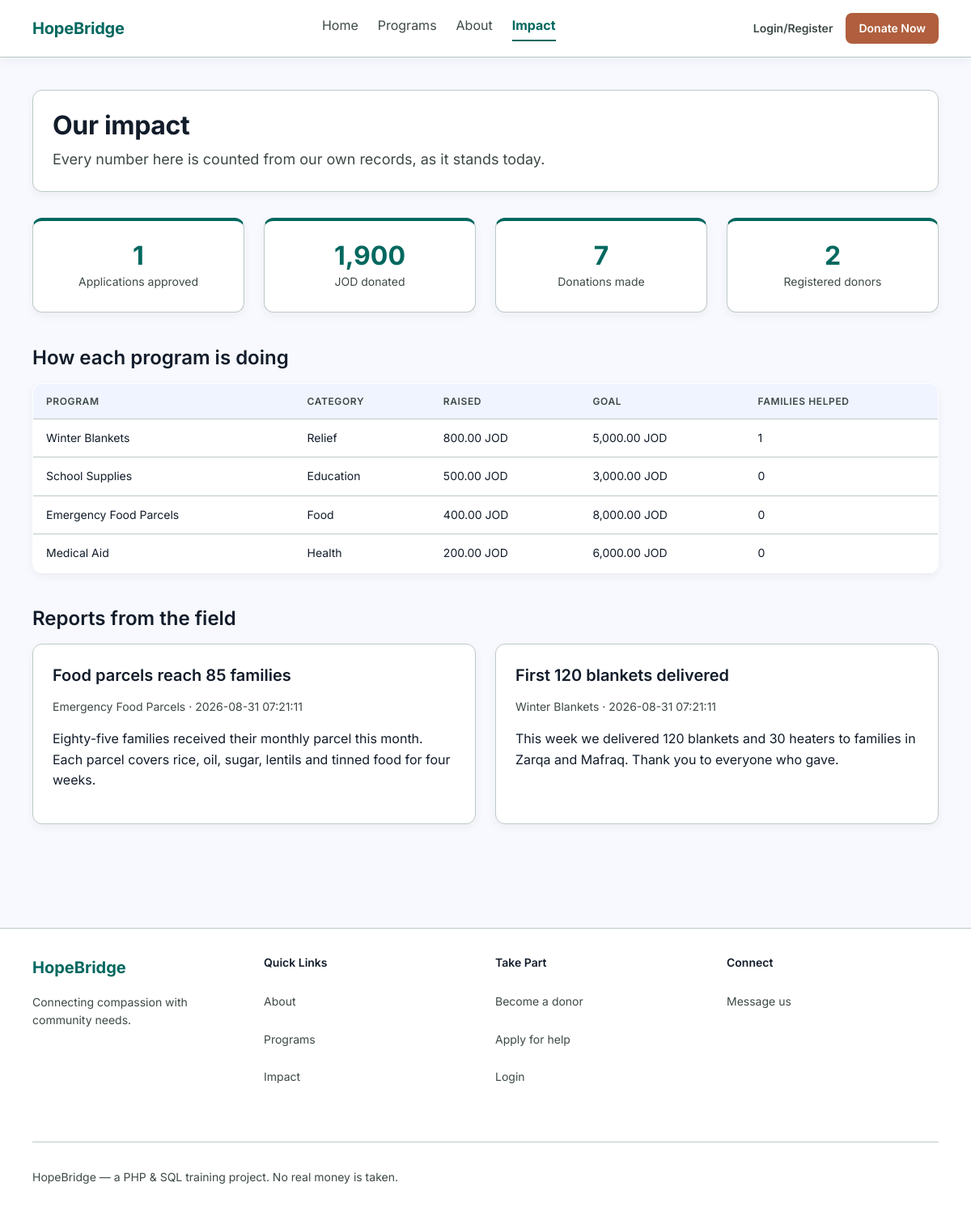
The page /impact.php on the database its author committed.
### tables this page shows
CREATE TABLE updates (
    id INT AUTO_INCREMENT PRIMARY KEY,
    program_id INT NOT NULL,
    title VARCHAR(150) NOT NULL,
    body TEXT NOT NULL,
    created_at DATETIME DEFAULT CURRENT_TIMESTAMP,
    FOREIGN KEY (program_id) REFERENCES programs(id)
);

CREATE TABLE programs (
    id INT AUTO_INCREMENT PRIMARY KEY,
    title VARCHAR(150) NOT NULL,
    description TEXT,
    category VARCHAR(40) NOT NULL DEFAULT 'General',    
    image VARCHAR(120),                                 
    eligibility TEXT,
    goal_amount DECIMAL(10,2) NOT NULL,
    active TINYINT NOT NULL DEFAULT 1,
    created_at DATETIME DEFAULT CURRENT_TIMESTAMP
);

### impact.php (the view, shortened to what this page needs)
<?php
require 'config.php';
$helped  = $pdo->query("SELECT COUNT(*) AS total FROM requests WHERE status = 'approved'")->fetch();
$given   = $pdo->query('SELECT COALESCE(SUM(amount), 0) AS total, COUNT(*) AS times FROM donations')->fetch();
$donors  = $pdo->query("SELECT COUNT(*) AS total FROM users WHERE role = 'donor'")->fetch();
$programs = $pdo->query('SELECT programs.title,
                                programs.category,
                                programs.goal_amount,
                                COALESCE(SUM(donations.amount), 0) AS raised,
                                (SELECT COUNT(*) FROM requests
                                 WHERE requests.program_id = programs.id
                                   AND requests.status = "approved") AS helped
                         FROM programs
                         LEFT JOIN donations ON donations.program_id = programs.id
                         WHERE programs.active = 1
                         GROUP BY programs.id
                         ORDER BY raised DESC')->fetchAll();
$updates = $pdo->query('SELECT updates.*, programs.title AS program_title
                        FROM updates
                        JOIN programs ON programs.id = updates.program_id
                        ORDER BY updates.id DESC')->fetchAll();
include 'header.php';
?>
<div class="page-head">
    <div>
        <h1>Our impact</h1>
        <p class="subtitle">Every number here is counted from our own records, as it stands today.</p>
    </div>
</div>
<div class="stats">
    <div class="stat">
        <span class="number"><?php echo number_format($helped['total']); ?></span>
        <span class="label">Applications approved</span>
    </div>
    <div class="stat">
        <span class="number"><?php echo number_format($given['total'], 0); ?></span>
        <span class="label">JOD donated</span>
    </div>
    <div class="stat">
        <span class="number"><?php echo number_format($given['times']); ?></span>
        <span class="label">Donations made</span>
    </div>
    <div class="stat">
        <span class="number"><?php echo number_format($donors['total']); ?></span>
        <span class="label">Registered donors</span>
    </div>
</div>
<h2>How each program is doing</h2>
<?php if (count($programs) === 0) { ?>
    <p class="empty">There are no programs running at the moment.</p>
<?php } else { ?>
    <table>
        <tr>
            <th>Program</th>
            <th>Category</th>
            <th>Raised</th>
            <th>Goal</th>
            <th>Families helped</th>
        </tr>
        <?php foreach ($programs as $program) { ?>
            <tr>
                <td><?php echo htmlspecialchars($program['title']); ?></td>
                <td><?php echo htmlspecialchars($program['category']); ?></td>
                <td><?php echo number_format($program['raised'], 2); ?> JOD</td>
                <td><?php echo number_format($program['goal_amount'], 2); ?> JOD</td>
                <td><?php echo $program['helped']; ?></td>
            </tr>
        <?php } ?>
    </table>
<?php } ?>
<h2>Reports from the field</h2>
<?php if (count($updates) === 0) { ?>
    <p class="empty">No reports have been published yet.</p>
<?php } else { ?>
    <div class="grid two">
        <?php foreach ($updates as $update) { ?>
            <div class="card">
                <h3><?php echo htmlspecialchars($update['title']); ?></h3>
                <p class="raised">
                    <?php echo htmlspecialchars($update['program_title']); ?>
                    &middot; <?php echo $update['created_at']; ?>
                </p>
                <p><?php echo nl2br(htmlspecialchars($update['body'])); ?></p>
            </div>
        <?php } ?>
    </div>
<?php } ?>
<?php include 'footer.php'; ?>

### style.css (style rules this page uses)
:root { --primary: #00685f; --primary-strong: #008378; --accent: #b05e3d; --accent-strong: #924628; --secondary: #0058be; --bg: #f8f9ff; --card: #ffffff; --tint: #eff4ff; --ink: #121c2a; --muted: #3d4947; --line: #bcc9c6; --error: #ba1a1a; --error-bg: #ffdad6; --error-ink: #93000a; --ok-bg: #d7f2ec; --warn-bg: #ffdbce; --warn-ink: #773215; --r-sm: 4px; --r: 8px; --r-md: 12px; --r-full: 999px; --lift-1: 0 4px 12px rgba(0, 0, 0, 0.05); --lift-2: 0 8px 24px rgba(0, 0, 0, 0.10); --ease: cubic-bezier(0.2, 0, 0, 1); --dur-1: 120ms; --dur-2: 220ms; }
* { box-sizing: border-box; }
* { -webkit-tap-highlight-color: rgba(0, 104, 95, 0.10); }
body { margin: 0; background: var(--bg); color: var(--ink); font-family: Inter, system-ui, -apple-system, "Segoe UI", Helvetica, Arial, sans-serif; font-size: 16px; line-height: 1.6; -webkit-font-smoothing: antialiased; }
h1 { font-size: 32px; font-weight: 700; line-height: 1.2; letter-spacing: -0.01em; margin: 0 0 8px; }
h2 { font-size: 24px; font-weight: 600; line-height: 1.3; margin: 40px 0 16px; }
h3 { font-size: 20px; font-weight: 600; line-height: 1.4; margin: 0 0 8px; }
.subtitle { margin: 0; color: var(--muted); font-size: 18px; }
.page-head { display: flex; flex-wrap: wrap; align-items: center; justify-content: space-between; gap: 24px; background: var(--card); border: 1px solid var(--line); border-radius: var(--r-md); box-shadow: var(--lift-1); padding: 24px; margin-bottom: 32px; }
.grid { display: grid; grid-template-columns: repeat(3, 1fr); gap: 24px; }
.grid.two { grid-template-columns: repeat(2, 1fr); }
.card { background: var(--card); border: 1px solid var(--line); border-radius: var(--r-md); box-shadow: var(--lift-1); padding: 24px; transition: box-shadow var(--dur-2) var(--ease), border-color var(--dur-2) var(--ease); }
.card h3 { margin: 0 0 8px; }
.raised { font-size: 14px; color: var(--muted); }
.stats { display: grid; grid-template-columns: repeat(4, 1fr); gap: 24px; margin-bottom: 8px; }
.stat { background: var(--card); border: 1px solid var(--line); border-top: 4px solid var(--primary); border-radius: var(--r-md); box-shadow: var(--lift-1); padding: 24px; text-align: center; }
.stat .number { display: block; font-size: 32px; font-weight: 700; line-height: 1.2; color: var(--primary); }
.stat .label { font-size: 14px; color: var(--muted); }
table { width: 100%; border-collapse: collapse; background: var(--card); border: 1px solid var(--line); border-radius: var(--r-md); overflow: hidden; box-shadow: var(--lift-1); }
th, td { padding: 12px 16px; text-align: left; border-bottom: 1px solid var(--line); font-size: 14px; }
tr:last-child th, tr:last-child td { border-bottom: none; }
table tr { transition: background-color var(--dur-1) var(--ease); }
th { background: var(--tint); font-size: 12px; font-weight: 600; letter-spacing: 0.05em; text-transform: uppercase; color: var(--muted); }
.page-head, .hero .words > div, .impact-bar .inner, .grid > * { animation: rise 320ms var(--ease) both; animation-delay: 60ms; }
.page-head, .hero .words > div { animation-delay: 0ms; }
.grid > *:nth-child(2) { animation-delay: 100ms; }

### rows shown on the page
updates: title "Food parcels reach 85 families", program.title "Emergency Food Parcels", created_at "2026-08-31 07:21:11", body "Eighty-five families received their monthly parcel this month. Each parcel covers rice, oil, sugar, lentils and tinned food for four weeks."
updates: title "First 120 blankets delivered", program.title "Winter Blankets", created_at "2026-08-31 07:21:11", body "This week we delivered 120 blankets and 30 heaters to families in Zarqa and Mafraq. Thank you to everyone who gave."

### other values the page prints
$label "Home"
$label "Programs"
$label "About"
$label "Impact"
$helped['total'] "1"
$given['total'] "1,900"
$given['times'] "7"
$donors['total'] "2"
$program['title'] "Winter Blankets"
$program['category'] "Relief"
$program['raised'] "800.00"
$program['goal_amount'] "5,000.00"
$program['helped'] "1"
$program['title'] "School Supplies"
$program['category'] "Education"
